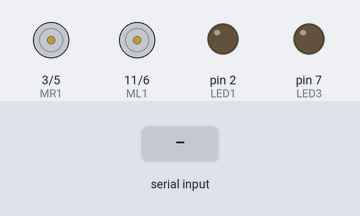
Bench run of a sketch on a simulated Arduino Uno, built with avr-gcc and run on an emulated ATmega328P. On the bench: motor-driver pin pairs drawn as motors (green arrow = first pin HIGH = forward, orange = second pin HIGH = backward, longer = more drive, scaled by the enable pin), output pins drawn as LEDs (lit = HIGH). The inputs (shaded band) are chosen by the test bench. What the sketch prints to the serial monitor is not drawn.

Above: at 8.2 s.
8.3 s: "F" received over Serial
9.8 s: byte 49 ('1') received over Serial
At 11.0 s:
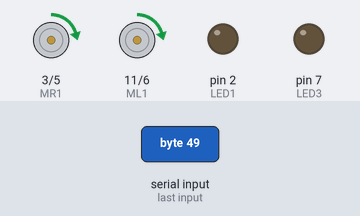
11.3 s: "B" received over Serial
At 12.3 s:
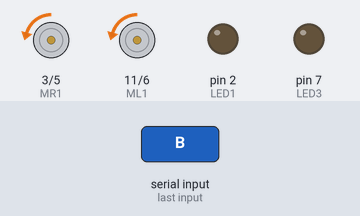
12.8 s: byte 51 ('3') received over Serial
At 13.4 s:
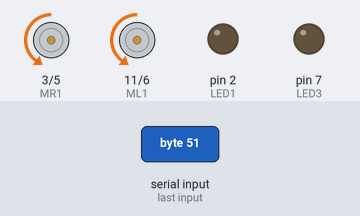
14.3 s: byte 53 ('5') received over Serial
At 14.6 s:
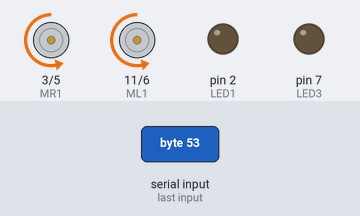
15.8 s: "L" received over Serial
At 16.9 s:
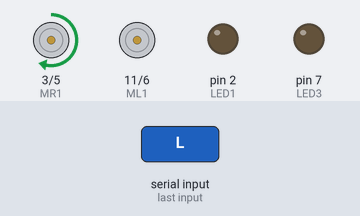
Timing chart, 0 to 18.3 s (numbered marks = the images above; inputs shaded):
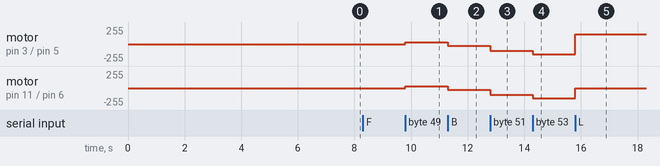

The sketch:

bluetooh_car.ino
```cpp
int MR1 = 3;
int MR2 = 5;
int ML1 = 11;
int ML2 = 6;
int PWMR = 9;
int PWML = 10;
#define LED1 2
#define LED2 2
#define LED3 7
#define LED4 7
char val=0;

void setup() {
  pinMode(MR1, OUTPUT);
  pinMode(MR2, OUTPUT);
  pinMode(ML1, OUTPUT);
  pinMode(ML2, OUTPUT);
  pinMode(PWMR, OUTPUT);
  pinMode(PWML, OUTPUT);
  pinMode(LED1, OUTPUT);
  pinMode(LED2, OUTPUT);
  pinMode(LED3, OUTPUT);
  pinMode(LED4, OUTPUT);
  Serial.begin(9600);
  delay(5000);
  Serial.print("AT+NAMEMEDO");
  delay(2000);
}
void loop() {

  if (Serial.available() > 0)
{
 val = Serial.read();
 Serial.print(val);
 }
if (val == 'F') // Forward
{
  digitalWrite(MR1,HIGH);
  digitalWrite(MR2,LOW);
  digitalWrite(ML1,HIGH);
  digitalWrite(ML2,LOW) ;
}
else if (val == 'B') // Backward
{
  digitalWrite(MR1,LOW);
  digitalWrite(MR2,HIGH);
  digitalWrite(ML1,LOW);
  digitalWrite(ML2,HIGH);

}
else if (val == 'L') // Left
{
  digitalWrite(MR1,HIGH);
  digitalWrite(MR2,LOW);
  digitalWrite(ML1,LOW);
  digitalWrite(ML2,LOW);
}
else if (val == 'R') //Rigt
{
  digitalWrite(MR1,LOW);
  digitalWrite(MR2,LOW);
  digitalWrite(ML1,HIGH);
  digitalWrite(ML2,LOW);

}
else if (val == 'S') // Stop
{
  digitalWrite(MR1,LOW);
  digitalWrite(MR2,LOW);
  digitalWrite(ML1,LOW);
  digitalWrite(ML2,LOW);
  }
else if (val == 'I') // Forward Right
{
  digitalWrite(MR1,LOW);
  digitalWrite(MR2,LOW);
  digitalWrite(ML1,HIGH);
  digitalWrite(ML2,LOW);

}
else if (val == 'J') // Back Right
{
  digitalWrite(MR1,LOW);
  digitalWrite(MR2,HIGH);
  digitalWrite(ML1,LOW);
  digitalWrite(ML2,LOW);

}
else if (val == 'G') // Forward Left
{
  digitalWrite(MR1,HIGH);
  digitalWrite(MR2,LOW);
  digitalWrite(ML1,LOW);
  digitalWrite(ML2,LOW);

}
else if (val == 'H') // Back Left
{
  digitalWrite(MR1,LOW);
  digitalWrite(MR2,LOW);
  digitalWrite(ML1,LOW);
  digitalWrite(ML2,HIGH);

}
if (val == '0')
{
  analogWrite(PWMR,0);
  analogWrite(PWML,0) ;
}
if (val == '1')
{
  analogWrite(PWMR,25);
  analogWrite(PWML,25);
}
if (val == '2')
{
  analogWrite(PWMR,50);
  analogWrite(PWML,50);
}
if (val == '3')
{
  analogWrite(PWMR,100);
  analogWrite(PWML,100);
}
if (val == '4')
{
  analogWrite(PWMR,125);
  analogWrite(PWML,125);
}
if (val == '5')
{
  analogWrite(PWMR,150);
  analogWrite(PWML,150);
}
if (val == '6')
{
  analogWrite(PWMR,175);
  analogWrite(PWML,175);
}
if (val == '7')
{
  analogWrite(PWMR,200);
  analogWrite(PWML,200);
}
if (val == '8')
{
  analogWrite(PWMR,225);
  analogWrite(PWML,225);
}
  if (val =='q'){
  analogWrite(PWMR, 255);
    analogWrite(PWML, 255);
  }
  if (val == 'W'){
    digitalWrite(LED4,HIGH);
    digitalWrite(LED3,HIGH);
  }
  if (val == 'w'){
    digitalWrite(LED4,LOW);
    digitalWrite(LED3,LOW);
  }
  if (val == 'U'){
    digitalWrite(LED1,HIGH);
    digitalWrite(LED2,HIGH);
  }
  if (val == 'u'){
    digitalWrite(LED1,LOW);
    digitalWrite(LED2,LOW);
  }
}
```

Measured:
- after the input at 9.8 s, motor on pin 3 (MR1) / pin 5 (MR2), motor on pin 11 (ML1) / pin 6 (ML2): stopped → forward 25/255 at once
- after the input at 11.3 s, motor on pin 3 (MR1) / pin 5 (MR2), motor on pin 11 (ML1) / pin 6 (ML2): forward 25/255 → backward 25/255 at once
- after the input at 12.8 s, motor on pin 3 (MR1) / pin 5 (MR2), motor on pin 11 (ML1) / pin 6 (ML2): backward 25/255 → backward 100/255 at once
- after the input at 14.3 s, motor on pin 3 (MR1) / pin 5 (MR2), motor on pin 11 (ML1) / pin 6 (ML2): backward 100/255 → backward 150/255 at once
- after the input at 15.8 s, motor on pin 3 (MR1) / pin 5 (MR2): backward 150/255 → forward 150/255 at once; motor on pin 11 (ML1) / pin 6 (ML2): backward 150/255 → stopped at once
